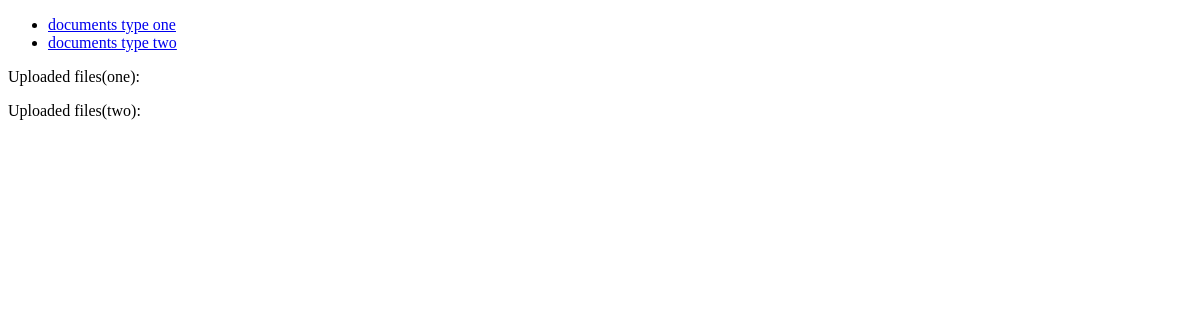
The app's page /, older data.
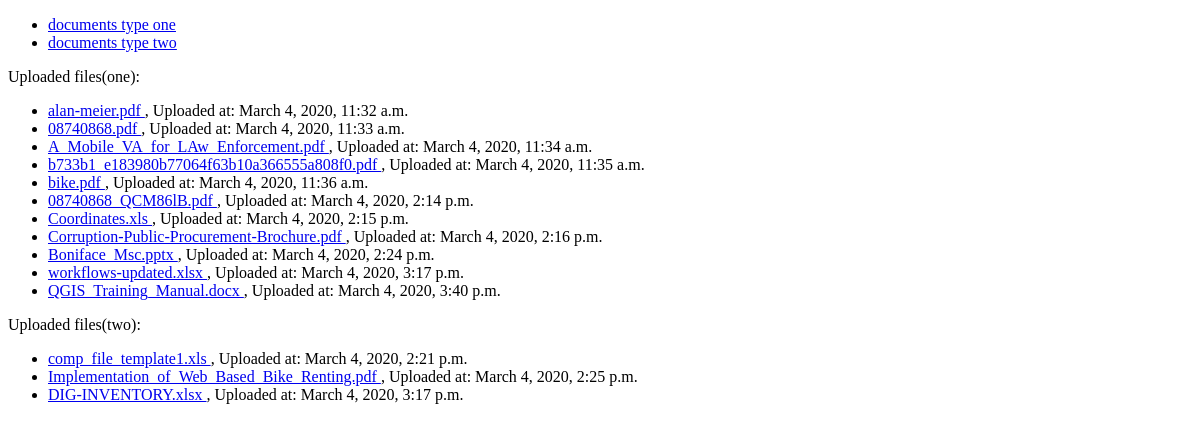
The same page, newer data.
### uploads/models.py (models this page shows)
class DocumentOne(models.Model):
    description = models.CharField(max_length=255, blank=True, null=True)
    document = models.FileField(storage=FileSystemStorage(location=BASE_PATH + '/new1', base_url=BASE_PATH + '/new1/'))
    uploaded_at = models.DateTimeField(auto_now_add=True)

class DocumentTwo(models.Model):
    description = models.CharField(max_length=255, blank=True, null=True)
    document = models.FileField(storage=FileSystemStorage(location=BASE_PATH + '/new2', base_url=BASE_PATH + '/new2/'))
    uploaded_at = models.DateTimeField(auto_now_add=True)

### uploads/views.py (the view)
# urls.py: 2. Add a URL to urlpatterns:  path('', views.home, name='home')
def home(request):
    documents_one = DocumentOne.objects.all()
    documents_two = DocumentTwo.objects.all()
    return render(request, 'home.html', {'documents_one': documents_one, 'documents_two': documents_two})

### templates/home.html
{% extends 'base.html' %}
{% block content %}
<html lang="en">
<ul>
    <li>
        <a href="{% url 'document_one' %}">documents type one</a>
    </li>
    <li>
        <a href="{% url 'document_two' %}">documents type two</a>
    </li>
</ul>
    <p>Uploaded files(one): </p>
    <ul>
        {% for obj in documents_one %}
        <li>
            <a href="{{ obj.document.url }}"> {{ obj.document.name }} </a>, Uploaded at: {{ obj.uploaded_at }}
        </li>
        {% endfor %}
    </ul>
    <p>Uploaded files(two): </p>
    <ul>
        {% for obj in documents_two %}
        <li>
            <a href="{{ obj.document.url }}"> {{ obj.document.name }} </a>, Uploaded at: {{ obj.uploaded_at }}
        </li>
        {% endfor %}
    </ul>
{% endblock %}

Row changes from the older to the newer data that the page shows:
added DocumentOne: document.name "alan-meier.pdf", uploaded_at "March 4, 2020, 11:32 a.m."
added DocumentOne: document.name "08740868.pdf", uploaded_at "March 4, 2020, 11:33 a.m."
added DocumentOne: document.name "A_Mobile_VA_for_LAw_Enforcement.pdf", uploaded_at "March 4, 2020, 11:34 a.m."
added DocumentOne: document.name "b733b1_e183980b77064f63b10a366555a808f0.pdf", uploaded_at "March 4, 2020, 11:35 a.m."
added DocumentOne: document.name "bike.pdf", uploaded_at "March 4, 2020, 11:36 a.m."
added DocumentOne: document.name "08740868_QCM86lB.pdf", uploaded_at "March 4, 2020, 2:14 p.m."
added DocumentOne: document.name "Coordinates.xls", uploaded_at "March 4, 2020, 2:15 p.m."
added DocumentOne: document.name "Corruption-Public-Procurement-Brochure.pdf", uploaded_at "March 4, 2020, 2:16 p.m."
added DocumentOne: document.name "Boniface_Msc.pptx", uploaded_at "March 4, 2020, 2:24 p.m."
added DocumentOne: document.name "workflows-updated.xlsx", uploaded_at "March 4, 2020, 3:17 p.m."
added DocumentOne: document.name "QGIS_Training_Manual.docx", uploaded_at "March 4, 2020, 3:40 p.m."
added DocumentTwo: document.name "comp_file_template1.xls", uploaded_at "March 4, 2020, 2:21 p.m."
added DocumentTwo: document.name "Implementation_of_Web_Based_Bike_Renting.pdf", uploaded_at "March 4, 2020, 2:25 p.m."
added DocumentTwo: document.name "DIG-INVENTORY.xlsx", uploaded_at "March 4, 2020, 3:17 p.m."
